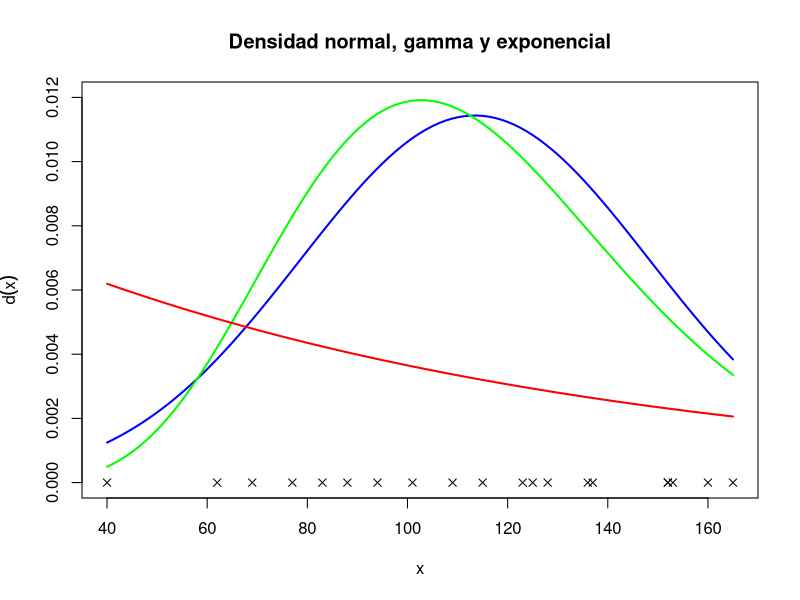

The R script that drew this image:
# En esta ayudantia graficaremos las densidades normal, gamma
# y exponencial con los parametros obtenidos con los datos mediante
# el metodo de estimadores de momentos


# Datos
X <- c(40, 62, 69, 77, 83, 88, 94, 101, 109, 115,
       123, 125, 128, 136, 137, 152, 152, 153, 160, 165)
n <- length(X)

# 1. Estadisticas descriptivas --------------------------------

min <- min(X)
max <- max(X)
med <- mean(X)
medg <- exp(mean(log(X))) 
medn <- median(X)
var <- (1/n)*(sum((X-mean(X))^2))
des <- sqrt(var)

# 2. Estimadores distribucion normal ----------------------

mu <- med 
sig <- var

# 3. Estimadores distribucion gamma ----------------------

alp <- (med^2)/var # shape
bet <- var/med # scale
mug <- med
  
# 4. Estimadores distribucion exponencial ---------------------

the <- med # 1/rate

# 5. Grafica de distribuciones ------------------------

fnorm <- function(x){
  return(dnorm(x, mu, des))
}

fgamma <- function(x){
  return(dgamma(x, shape = alp, scale = bet))
}


fexp <- function(x){
  return(dexp(x, rate = 1/the))
}

y <- rep(0, 20)

plot(fnorm, # funcion
     ylim = c(0, 0.012), # Eje Y desde 0 hasta 1
     xlim = c(min, max),# Eje X desde -4 hasta 4
     lwd = 2, # grosor
     col = 'blue', #color
     main = 'Densidad normal, gamma y exponencial', # titulo
     ylab = expression(d(x)), # etiqueta eje y
     xlab = expression(x)) # etiqueta eje x
par(new=TRUE)
plot(fgamma, # funcion
     ylim = c(0, 0.012), # Eje Y desde 0 hasta 1
     xlim = c(min, max), # Eje X desde -4 hasta 4
     lwd = 2, # grosor
     col = 'green', #color
     main = '', # titulo
     ylab = '', # etiqueta eje y
     xlab = '',
     axes = FALSE) # etiqueta eje x
par(new=TRUE)
plot(fexp, # funcion
     ylim = c(0, 0.012), # Eje Y desde 0 hasta 1
     xlim = c(min, max), # Eje X desde -4 hasta 4
     lwd = 2, # grosor
     col = 'red', #color
     main = '', # titulo
     ylab = '', # etiqueta eje y
     xlab = '',
     axes = FALSE) # etiqueta eje x
par(new=TRUE)
plot(X, y, # funcion
     ylim = c(0, 0.012), # Eje Y desde 0 hasta 1
     xlim = c(min, max), # Eje X desde -4 hasta 4
     main = '', # titulo
     ylab = '', # etiqueta eje y
     xlab = '',
     pch = 4,
     axes = FALSE) # etiqueta eje 